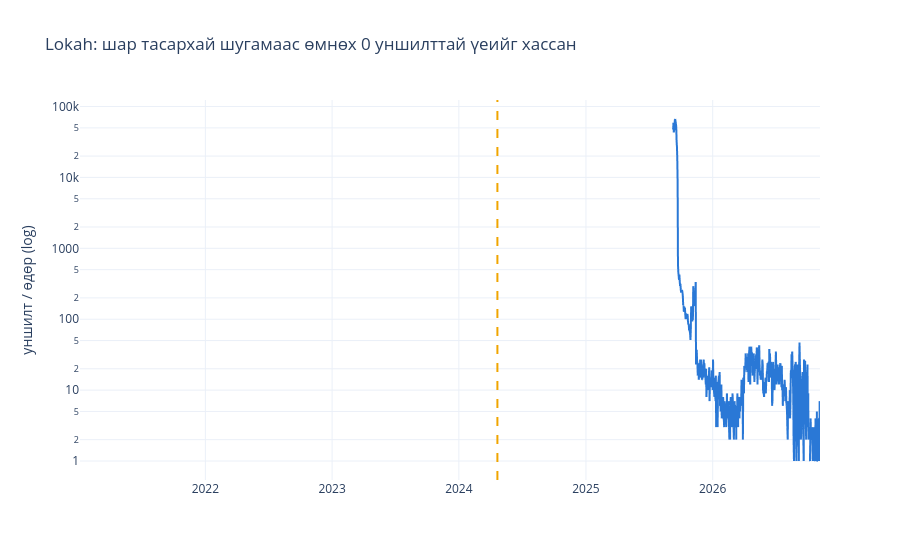

Write notebook code for a chart like this one.
### Code cell
g = filled[filled["article"] == "Lokah"]
start = report.set_index("article").loc["Lokah", "start"]
fig = px.line(g, x="date", y="views", log_y=True, color_discrete_sequence=[BLUE],
              title="Lokah: шар тасархай шугамаас өмнөх 0 уншилттай үеийг хассан")
fig.add_vline(x=start, line_dash="dash", line_color="#f0a500")
fig.update_layout(yaxis_title="уншилт / өдөр (log)", xaxis_title=None)
fig.show()

### Figure 1 — Plotly figure (JSON) as saved in the notebook; plotly's stock layout.template omitted (floating-point values rounded to 4 significant figures; data arrays with more than 128 entries replaced by an {"elided": "..."} marker saying what was removed)
{"data": [{"hovertemplate": "date=%{x}<br>views=%{y}<extra></extra>", "legendgroup": "", "line": {"color": "#2a78d6", "dash": "solid"}, "marker": {"symbol": "circle"}, "mode": "lines", "name": "", "showlegend": false, "type": "scattergl", "x": {"elided": "2132 str values"}, "xaxis": "x", "y": {"elided": "2132 int values"}, "yaxis": "y"}], "layout": {"legend": {"tracegroupgap": 0}, "shapes": [{"line": {"color": "#f0a500", "dash": "dash"}, "type": "line", "x0": "2024-04-21T00:00:00", "x1": "2024-04-21T00:00:00", "xref": "x", "y0": 0, "y1": 1, "yref": "y domain"}], "title": {"text": "Lokah: шар тасархай шугамаас өмнөх 0 уншилттай үеийг хассан"}, "xaxis": {"anchor": "y", "domain": [0.0, 1.0], "title": {}}, "yaxis": {"anchor": "x", "domain": [0.0, 1.0], "title": {"text": "уншилт / өдөр (log)"}, "type": "log"}}}
